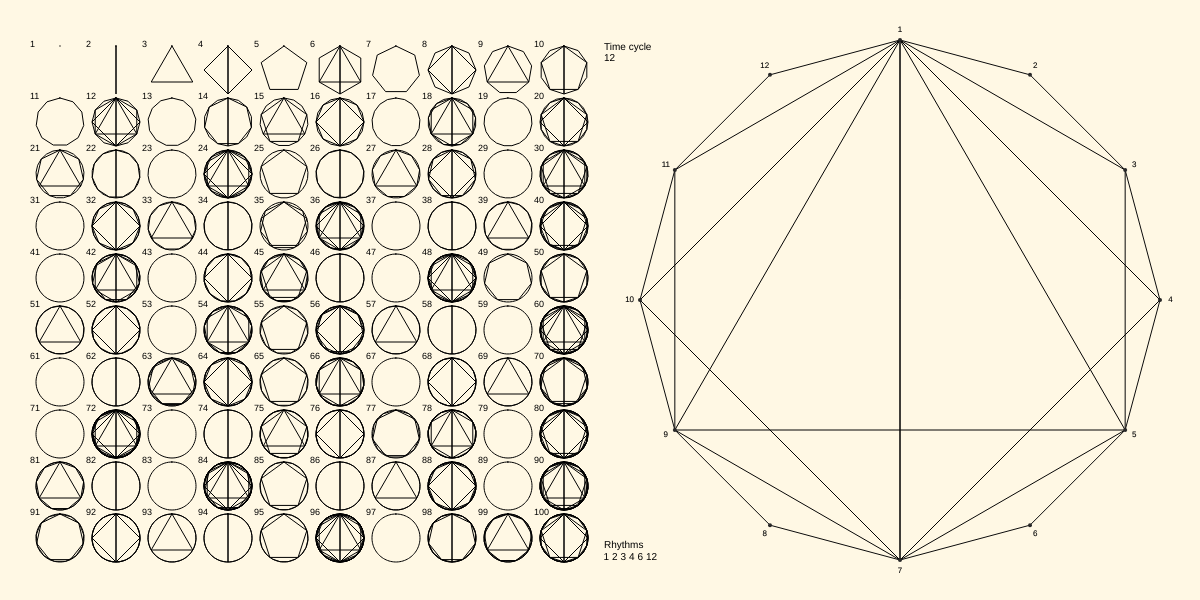
Frame 1 (no input)
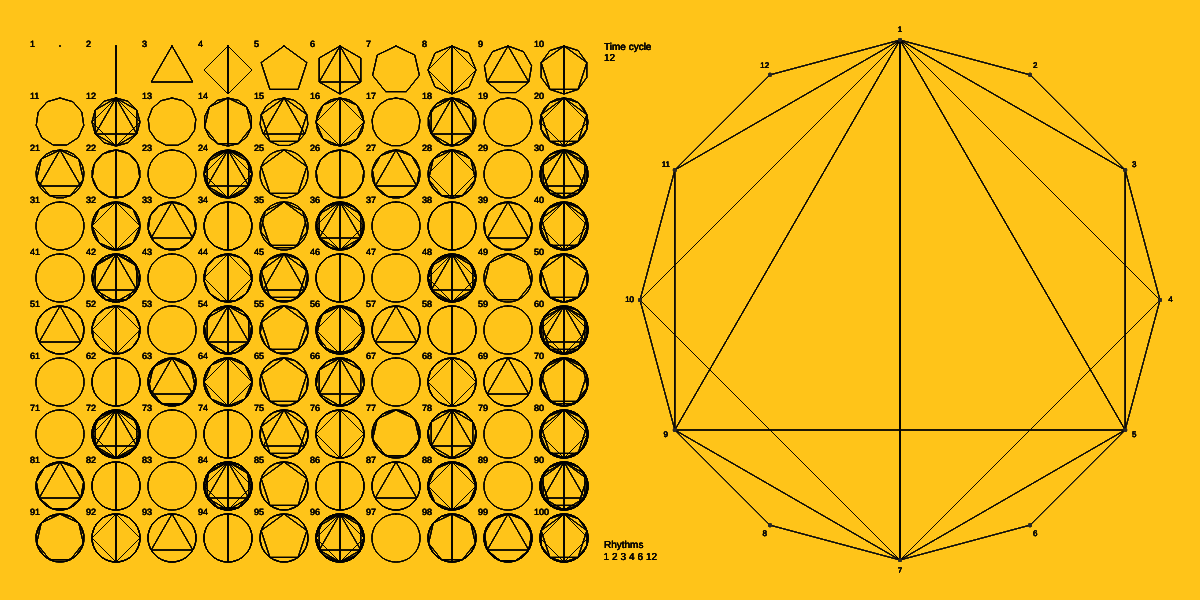
Frame 60 (no input)
Frame 120 (the mouse pressed at the canvas centre since frame 60): identical to frame 60, image omitted

The p5.js sketch that drew these frames (run headless with seeded random() and noise() and a simulated clock; from frame 60 on, the mouse is pressed at the canvas centre):

// p5.js sketch
// ── sketch.js
let canvasX = 1200;
let canvasY = 600;
let rows = [];
let cols = [];
let cells = 10; // the x and the y value of cells
let gridDensity = 40; // the higher the number the more compact the grid
let gridSize = 60;
let circleSize = 24;
let radius = 260; // radius of the large shape
let matras = 12; // selects the shape
let textGap = 8.5; /// Gap between numbers
let highlight = 0; /// the shapes' highlight colour
let colourSelect; // selects which shapes to highlight
let cellX;
let cellY;
let numbers = 0;
let numberDist = 1.04;

function setup() {
  createCanvas(canvasX, canvasY);
  cellX = (canvasX - gridDensity * 2) / (cells * 2);
  cellY = (canvasY - gridDensity * 2) / cells;
  for (let i = 0; i < cells; i++) {
    rows[i] = cellX * i;
    cols[i] = cellY * i;
    print(rows[i]);
  }
}

function draw() {
  // Draw grid
  push();
  translate(60, 70);
  background(255, 195, 25, 30);
  numbers = 0;
  for (let i = 0; i < cells; i++) {
    for (let j = 0; j < cells; j++) {
      let matra = i * cells + (j + 1);
      push();
      translate(rows[j], cols[i]);
      textSize(9);
      text(matra, -gridSize / 2, -gridSize / 2 + 7);
      rotate(PI * 1.5);

      for (let a = 0; a < matra; a++) {
        if (matra % (a + 1) === 0) {
          beginShape();
          noFill();

          if (a === colourSelect) {
            stroke(highlight);
            strokeWeight(2.5);
          } else {
            stroke(0);
            strokeWeight(1);
          }

          for (let i = 0; i < PI * 2; i += (PI * 2) / (a + 1)) {
            let vx = cos(i) * circleSize;
            let vy = sin(i) * circleSize;
            vertex(vx, vy);
          }
          endShape(CLOSE);
        }
      }
      pop();
    }
  }
  pop();

  // Draws the Large Shape on the right

  textPosition = -305;
  translate(600, 0);
  textSize(10);
  text("Time cycle", 4, 50);
  text(matras, 4, 60.5);
  text("Rhythms ", 4, 548);
  translate(300, 300);
  rotate(PI * 1.5);

  for (let a = 0; a < matras; a++) {
    if (matras % (a + 1) === 0) {
      let division = a + 1;
      push();
      rotate(PI * 0.5);
      textSize(10);
      text(division, textPosition + textGap, 260);
      if (division < 10) {
        textPosition = textPosition + textGap;
      } else {
        textPosition = textPosition + (textGap + 7);
      }
      pop();

      push();
      beginShape();
      noFill();
      if (a === colourSelect) {
        stroke(highlight);
        strokeWeight(2.5);
      } else {
        stroke(0);
        strokeWeight(1);
      }
      for (let i = 0; i < PI * 2; i += (PI * 2) / (a + 1)) {
        x = cos(i) * radius;
        y = sin(i) * radius;
        stroke(0 + a);
        vertex(x, y);
      }
      endShape(CLOSE);
      pop();
    }
  }

  // Draws the black dots on the shape

  push();
  beginShape();

  for (let angle = 0; angle < PI * 2 - 0.01; angle += (PI * 2) / matras) {
    numbers = numbers + 1;
    let x = cos(angle) * radius;
    let y = sin(angle) * radius;
    strokeWeight(4);
    stroke(40);
    point(x, y);
    strokeWeight(0.1);
    push();
    translate(x * numberDist, y * numberDist);
    rotate(HALF_PI); // 90° clockwise
    textAlign(CENTER, CENTER);
    textSize(8);
    text(numbers, 0, 0);
    pop();
  }
  endShape(CLOSE);
  pop();
}
function mousePressed() {
  for (let j = 0; j < cells; j++) {
    for (let i = 0; i < cells; i++) {
      let x = 60 + rows[j];
      let y = 70 + cols[i];

      let dis = dist(mouseX, mouseY, x, y);

      if (dis < circleSize) {
        matras = i * cells + (j + 1);
      }
    }
  }
}

/// Colour selector that prevents the key creating browser interference

function keyPressed() {

  if (key === "1") colourSelect = 1;
  else if (key === "2") colourSelect = 2;
  else if (key === "3") colourSelect = 3;
  else if (key === "4") colourSelect = 4;
  else if (key === "5") colourSelect = 5;
  else if (key === "6") colourSelect = 6;
  else if (key === "7") colourSelect = 7;
  else if (key === "8") colourSelect = 8;
  else if (key === "9") colourSelect = 9;
  else if (key === "0") colourSelect = 10;

  return false;
}

function keyReleased() {
  colourSelect = 110;
}


// ── style.css
p {
  font-family: Tahoma,Helvetica, Alef;
  font-size: 14px;
  font-weight: normal;
  color: #646464;
  width: 800px;
  padding-left: 4px;
}

a {
  color: #D20909;
  font-weight: none;
  underline: none;
  text-decoration: underline;
}

h1 {
  font-family: Trebuchet MS;
  padding-left: 12px;
  color: #036AC8;
}

h3 {
  font-family: Trebuchet MS, Alef;
  padding-left: 4px;
  color: #036AC8;
}

html, body {
  margin: 0;
  padding: 0;
}
canvas {
  display: block;
}

th, td {
  padding: 4px;
}
